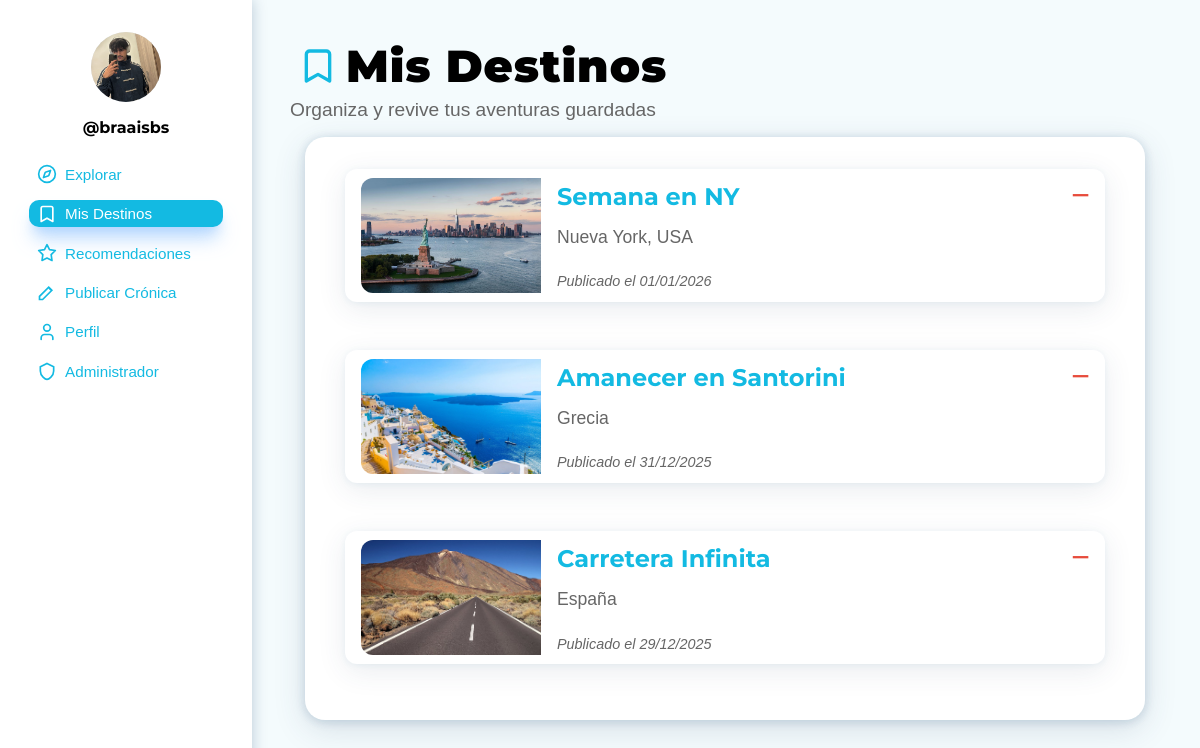
The app's page /admin-misdestinos.php (signed in) with its own data.
### tables this page shows
CREATE TABLE `cronica` (
  `id_cronica` int(11) NOT NULL,
  `titulo` varchar(300) NOT NULL,
  `ruta` text NOT NULL,
  `experiencia` longtext NOT NULL,
  `fecha_publicacion` datetime NOT NULL DEFAULT current_timestamp(),
  `imagen_principal` varchar(500) DEFAULT NULL,
  `id_usuario` int(11) NOT NULL,
  `id_destino` int(11) NOT NULL,
  `estado` enum('Publicada','Pendiente','Rechazada') NOT NULL DEFAULT 'Pendiente',
  `num_recomendados` int(11) NOT NULL
);

CREATE TABLE `destino` (
  `id_destino` int(11) NOT NULL,
  `nombre` varchar(200) NOT NULL
);

CREATE TABLE `usuario` (
  `id_usuario` int(11) NOT NULL,
  `nombre_usuario` varchar(100) NOT NULL,
  `nombre` varchar(100) NOT NULL,
  `apellido1` varchar(100) NOT NULL,
  `correo` varchar(150) NOT NULL,
  `contrasena` varchar(255) NOT NULL,
  `rol` enum('administrador','explorador','normal') NOT NULL DEFAULT 'normal',
  `foto_perfil` varchar(500) DEFAULT 'imagenes/NoUser.png',
  `descripcion` text DEFAULT NULL,
  `ubicacion` varchar(200) DEFAULT NULL,
  `paises_visitados` int(11) DEFAULT 0,
  `num_publicaciones` int(11) DEFAULT 0,
  `fecha_registro` timestamp NOT NULL DEFAULT current_timestamp()
);

### admin-misdestinos.php (the view, shortened to what this page needs)
<?php
$servidor   = "localhost";
$usuario_bd = "root";
$password_bd = "";
$nombre_bd  = "portal_viajes";
try {
    $pdo = new PDO("mysql:host=$servidor;dbname=$nombre_bd;charset=utf8mb4", $usuario_bd, $password_bd);
    $pdo->setAttribute(PDO::ATTR_ERRMODE, PDO::ERRMODE_EXCEPTION);
    $id_usuario = $_SESSION['usuario_id'];
    $stmt_usuario = $pdo->prepare("SELECT * FROM usuario WHERE id_usuario = ? LIMIT 1");
    $stmt_usuario->execute([$id_usuario]);
    $usuario = $stmt_usuario->fetch(PDO::FETCH_ASSOC);
    $stmt_destinos = $pdo->prepare("
        SELECT DISTINCT d.nombre AS destino, d.id_destino, c.titulo, c.imagen_principal,
               c.fecha_publicacion, c.id_cronica
        FROM destino d
        JOIN cronica c ON d.id_destino = c.id_destino
        WHERE c.id_cronica IN (
            SELECT id_cronica FROM cronica_guardada WHERE id_usuario = ?
        )
        AND c.estado = 'Publicada'
        ORDER BY c.fecha_publicacion DESC
    ");
    $stmt_destinos->execute([$id_usuario]);
    $destinos_usuario = $stmt_destinos->fetchAll(PDO::FETCH_ASSOC);
} catch (PDOException $e) {
    die("Error de conexión: " . $e->getMessage());
}
?>
<!DOCTYPE html>
<html lang="es">
    <head>
        <link rel="stylesheet" href="estilo.css" />
    </head>
    <body>
        <div class="estructura">
            <main>
                <header class="caja-encabezado-principal">
                    <h1 class="encabezado-principal seccion-misdestinos">Mis Destinos</h1>
                    <p class="subtitulo-principal">Organiza y revive tus aventuras guardadas</p>
                </header>
                <div class="caja-principal">
                    <div class="cronicas-alargadas">
                        <?php if (!empty($destinos_usuario)): ?>
                            <?php foreach ($destinos_usuario as $cronica): ?>
                                <div class="contenedor-cronica">
                                    <form method="POST" class="form-eliminar-guardado">
                                        <button type="submit" class="boton-eliminar-guardado" title="Eliminar de guardados">−</button>
                                    </form>
                                    <a href="admin-cronica.php?id=<?php echo $cronica['id_cronica']; ?>" class="enlace-leer-cronica">
                                        <article class="cronica-alargada">
                                            <img src="<?php echo htmlspecialchars($cronica['imagen_principal']); ?>"
                                                alt="Foto <?php echo htmlspecialchars($cronica['destino']); ?>" />
                                            <div class="detalles">
                                                <h2 class="titulo-cronica-alargada"><?php echo htmlspecialchars($cronica['titulo']); ?></h2>
                                                <div class="destino"><?php echo htmlspecialchars($cronica['destino']); ?></div>
                                                <div class="fecha">
                                                    Publicado el <?php echo date('d/m/Y', strtotime($cronica['fecha_publicacion'])); ?>
                                                </div>
                                            </div>
                                        </article>
                                    </a>
                                </div>
                            <?php endforeach; ?>
                        <?php else: ?>
                            <p class="sin-resultados">Todavía no tienes ningún destino guardado.</p>
                        <?php endif; ?>
                    </div>
                </div>
            </main>
            <aside>
                <?php if (!empty($usuario)): ?>
                    <img class="foto-perfil"
                         src="<?php echo htmlspecialchars($usuario['foto_perfil'] ?: 'imagenes/NoUser.png'); ?>"
                         alt="Imagen de perfil" />
                    <h3 class="nombre-usuario">
                        @<?php echo htmlspecialchars(trim($usuario['nombre_usuario'])); ?>
                    </h3>
                <?php else: ?>
                    <img class="foto-perfil" src="imagenes/NoUser.png" alt="Imagen de perfil" />
                    <h3 class="nombre-usuario">@Usuario</h3>
                <?php endif; ?>
                <nav class="menu-principal">
                    <div class="grupo-menu">
                        <a href="admin-explorar.php" class="enlace-menu explorar">Explorar</a>
                        <a href="<?php echo $_SERVER['PHP_SELF']; ?>" class="enlace-menu activo mis-destinos">Mis Destinos</a>
                        <a href="admin-recomendaciones.php" class="enlace-menu recomendaciones">Recomendaciones</a>
                        <a href="admin-publicarcronica.php" class="enlace-menu publicar-cronica">Publicar Crónica</a>
                        <a href="admin-perfil.php" class="enlace-menu perfil">Perfil</a>
                        <a href="admin-pendiente.php" class="enlace-menu administrador">Administrador</a>
                    </div>
                </nav>
            </aside>
        </div>
    </body>
</html>

### records on screen
cronica: imagen_principal (picture), titulo "Semana en NY", id_destino.nombre "Nueva York, USA", fecha_publicacion "01/01/2026"
cronica: imagen_principal (picture), titulo "Amanecer en Santorini", id_destino.nombre "Grecia", fecha_publicacion "31/12/2025"
cronica: imagen_principal (picture), titulo "Carretera Infinita", id_destino.nombre "España", fecha_publicacion "29/12/2025"
usuario: foto_perfil (picture), nombre_usuario "braaisbs"
